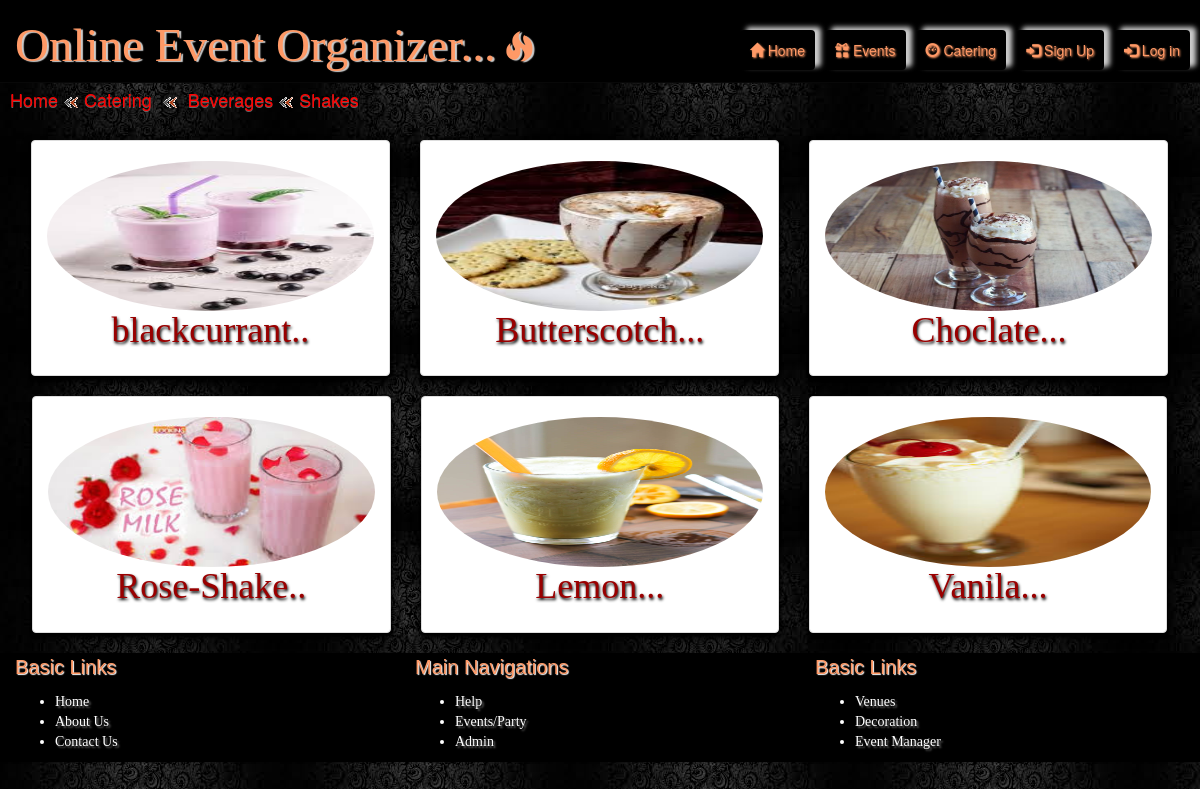
The page /shake.php?c_id=70 on the database its author committed.
### tables this page shows
CREATE TABLE IF NOT EXISTS `catering` (
  `c_id` int(200) NOT NULL AUTO_INCREMENT,
  `c_name` varchar(100) NOT NULL,
  `c_image` varchar(300) NOT NULL,
  `c_descri` varchar(200) NOT NULL,
  `c_ref` varchar(200) NOT NULL,
  `c_uref` varchar(200) NOT NULL,
  `c_ingredient` varchar(500) NOT NULL,
  `c_price` varchar(2000) NOT NULL,
  PRIMARY KEY (`c_id`)
);

### shake.php (the view, shortened to what this page needs)
<?php include"Home.php" ;
include"connect.php";
  $res= mysqli_query($con,"select * from catering where c_descri = 'shake' ")or die(mysqli_error());
?>
<!DOCTYPE html PUBLIC "-//W3C//DTD XHTML 1.0 Transitional//EN" "http://www.w3.org/TR/xhtml1/DTD/xhtml1-transitional.dtd">
<html xmlns="http://www.w3.org/1999/xhtml">
<head>
</head>
<body background="img/ccc.jpg">
<br /><br />
<h4><a href="slider.php" style="color:#F00; text-shadow:#666 0px 1px 0px;text-decoration:none">&nbsp; Home </a> <img src="img/back-ar.gif"/><span style="color:#F00; text-shadow:#666 0px 1px 0px;text-decoration:none"><a href="catering.php" style="color:#F00; text-shadow:#666 0px 1px 0px;text-decoration:none"> Catering</a></span>&nbsp; <img src="img/back-ar.gif"/><a href="beverages.php" style="color:#F00; text-shadow:#666 0px 1px 0px;text-decoration:none">&nbsp; Beverages </a> <img src="img/back-ar.gif"/><span style="color:#F00; text-shadow:#666 0px 1px 0px;"> Shakes</span></h4><br/>
<div class="container">
	<?php
     $numofRow=mysqli_num_rows($res);
   ?>
   		<?php for($i=1;$i<=$numofRow;$i++)
	  	{
		  ?>
              <?php while($row=mysqli_fetch_array($res)){?>
          <div class="row" style="margin-left:0.5px; margin-right:0.5px">
          <div class="col-sm-4">
          <div class="panel panel-default panel1">
          <br/>
             <img src="<?php echo $row[2];?>" class="col-sm-3 img img-circle img-responsive" style="width:100%; height:150px"/>
             <br/>
             <div class="panel-body" style="text-shadow:none"><br/><br/><br/><br/>
             	<h1 style="color:#900; text-shadow:#000 1px 2px 3px"><center> <a href="<?php echo $row[4];?>?c_id=<?php echo $row[0];?>" style="color:#900; text-decoration:none;"><?php echo $row[1];?></a></center></h1>
             </div>
          </div>
          </div>
             <?php } ?>
      	  </div>
          <?php } ?>
</div>
<?php include"footer.php"; ?>
</body>
</html>

### Home.php (style rules this page uses)
.container { width:100%; }

### shake.php (style rules this page uses)
.row { font-family:"Comic Sans MS", cursive; text-shadow:#666 2px 2px 2px; color:#009; }
.panel1 { box-shadow:0 3px 3px 0 rgba(0,0,0,1),0 5px 5px -3px rgba(0,0,0,0.3),0 5px 10px 0 rgba(0,0,0,1); }

### rows shown on the page
catering: c_image (picture), c_name "blackcurrant.."
catering: c_image (picture), c_name "Butterscotch..."
catering: c_image (picture), c_name "Choclate..."
catering: c_image (picture), c_name "Rose-Shake.."
catering: c_image (picture), c_name "Lemon..."
catering: c_image (picture), c_name "Vanila..."
